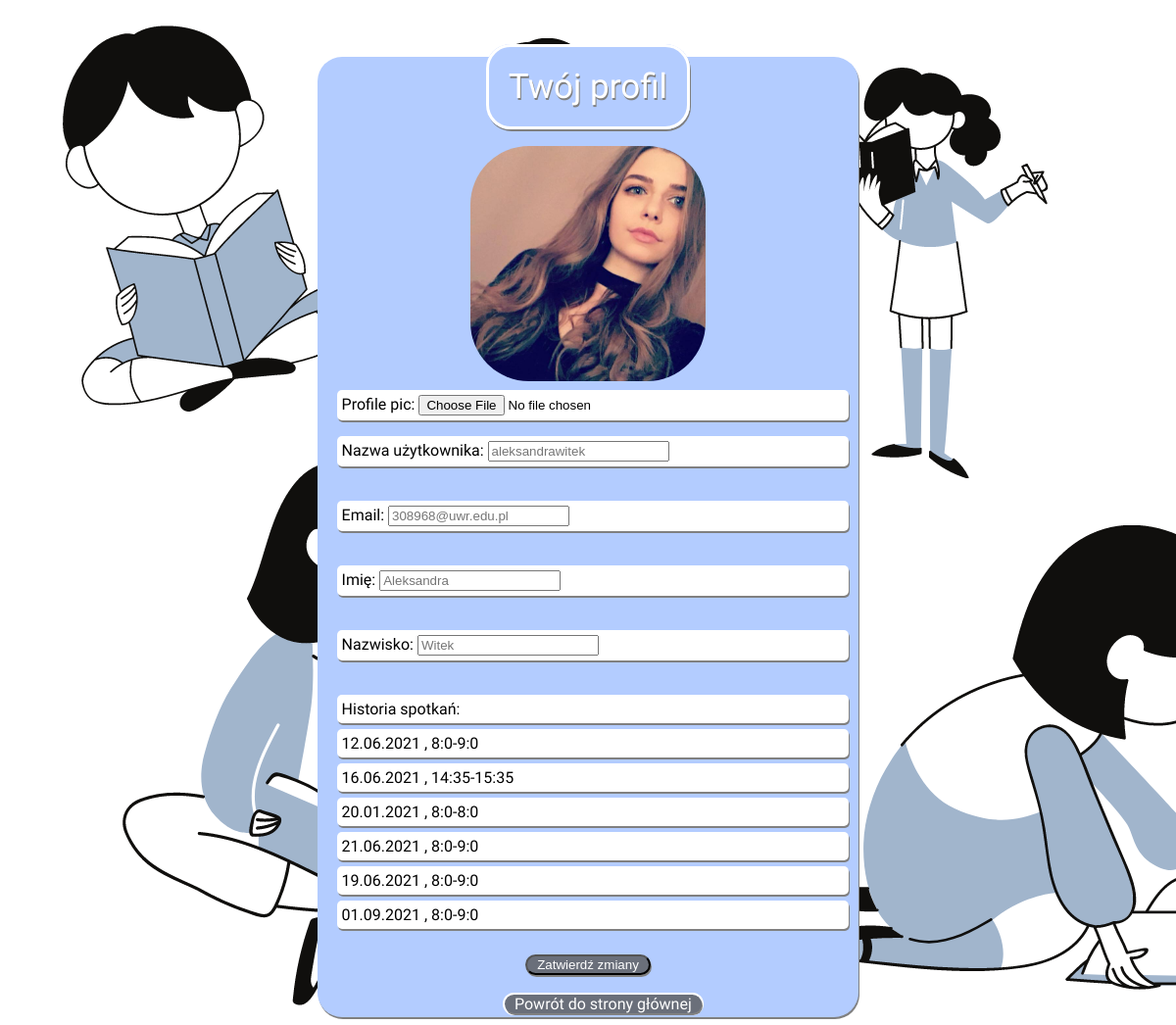
/profile/ (signed in), run on the app's committed database.
### kalendarzapp/models.py (models this page shows, shortened)
class Historie(models.Model):
    user = models.CharField(max_length=50, null = True)
    history = models.TextField(null=True, blank=True)
    profile_pic = models.ImageField(null=True, blank=True)

class Meeting(models.Model):
    day = models.IntegerField(validators =[MinValueValidator(1), MaxValueValidator(31)], null = True)
    month = models.IntegerField(validators = [MinValueValidator(1), MaxValueValidator(12)],null = True)
    year = models.IntegerField(validators = [MinValueValidator(2021)],null = True)
    user = models.CharField(max_length=50, null = True)
    hour_start = models.IntegerField(validators = [MinValueValidator(0), MaxValueValidator(24)],null = True)
    hour_stop = models.IntegerField(validators = [MinValueValidator(0), MaxValueValidator(24)],null = True)
    minute_start = models.IntegerField(validators = [MinValueValidator(0), MaxValueValidator(60)],null = True)
    minute_stop = models.IntegerField(validators = [MinValueValidator(0), MaxValueValidator(60)],null = True)
    comment = models.TextField(null=True, blank=True)

### kalendarzapp/views.py (the view)
# urls.py: path('profile/', views.profile, name = 'profile'),
def profile(request):
    email = request.user.email
    user = request.user.username
    name = request.user.first_name
    lastname = request.user.last_name
    fields = get_user_model()
    profile_fields = fields.objects.all()
    meetings = Meeting.objects.filter(user=user)
    picture = Historie.objects.filter(user=user)
    form = ChangePhoto()
    if request.method == 'POST' :
        if request.POST.get('username') or request.POST.get('email') or request.POST.get('name') or request.POST.get('lastname'):
            if request.POST.get('username') != '':
                profile_fields.update(username = request.POST.get('username'))
            if request.POST.get('email') != '':
                profile_fields.update(email = request.POST.get('email'))
            if request.POST.get('name') != '':
                profile_fields.update(first_name = request.POST.get('name'))
            if request.POST.get('lastname') != '':
                profile_fields.update(last_name = request.POST.get('lastname'))
            email = request.user.email
            user = request.user.username
            name = request.user.first_name
            lastname = request.user.last_name
            messages.info(request, "Poprawnie zmieniono dane")
            return render(request, 'kalendarzapp/profile.html', {'user':user, 'email': email, 'meetings':meetings, 'name':name, 'lastname':lastname, 'picture':picture, 'form':form})
        else:
            messages.info(request, "Niepoprawnie uzupełniono dane")
    else:
        return render(request, 'kalendarzapp/profile.html', {'user':user,'email': email, 'meetings':meetings, 'name':name, 'lastname':lastname, 'picture':picture, 'form':form})

### kalendarzapp/forms.py
class ChangePhoto(ModelForm):
    class Meta:
        model = Historie
        fields = ['profile_pic']

### kalendarzapp/templates/kalendarzapp/profile.html (shortened to what this page needs)
<!DOCTYPE html>
<html lang="pl">
    <head>
    </head>
    <body>
        <center>
            <div id = "profile">
               <h> Twój profil </h>
                   <form method="POST" action="">
                        {% for image in picture %}
                            <img src = "{{ image.profile_pic.url }}">
                        {% endfor %}
                        <center>{{form.as_p}}</center>
                    </form>
                    <form method="POST" action="">
                    <p>
                        Nazwa użytkownika: <input type = "text" name="username" placeholder="{{ user }}">
                    </p>
                    <p>
                        Email: <input type = "text" name="email" placeholder="{{ email }}">
                    </p>
                    <p>
                        Imię: <input type = "text" name="name" placeholder="{{ name }}">
                    </p>
                    <p>
                        Nazwisko: <input type = "text" name="lastname" placeholder="{{ lastname }}">
                    </p>
                    <p id = "history">
                        Historia spotkań:
                        {% for item in meetings %}
                            {% if item.day < 10 %}
                                {% if item.month < 10 %}
                                    <p class = "detail"> 0{{ item.day }}.0{{ item.month }}.{{ item.year }} , {{ item.hour_start }}:{{ item.minute_start }}-{{ item.hour_stop }}:{{ item.minute_stop }}</p>
                                {% else %}
                                    <p class = "detail"> 0{{ item.day }}.{{ item.month }}.{{ item.year }} , {{ item.hour_start }}:{{ item.minute_start }}-{{ item.hour_stop }}:{{ item.minute_stop }}</p>
                                {% endif %}
                            {% else %}
                                {% if item.month < 10 %}
                                    <p class = "detail"> {{ item.day }}.0{{ item.month }}.{{ item.year }} , {{ item.hour_start }}:{{ item.minute_start }}-{{ item.hour_stop }}:{{ item.minute_stop }}</p>
                                {% else %}
                                    <p class = "detail"> {{ item.day }}.{{ item.month }}.{{ item.year }} , {{ item.hour_start }}:{{ item.minute_start }}-{{ item.hour_stop }}:{{ item.minute_stop }}</p>
                                {% endif %}
                            {% endif %}
                        {% endfor %}
                    <center><button type = "submit" value= "Zatwierdź" id = 'addnew'>Zatwierdź zmiany</button></center>
                    <center><a href=http://localhost:8000> Powrót do strony głównej </a></center>
                </form>
            </div>
        </center>
    </body>
</html>

### kalendarzapp/templates/kalendarzapp/profile.html (style rules this page uses)
body { background-image: url("../../static/glowna_tlo.png"); padding-top: 50px; font-family: 'Buenard', sans-serif; position: relative; }
div { width: 45%; background-color: #b3ccff; border-radius: 25px; padding: 10px; box-shadow: 1px 2px grey; }
div h { font-size: 35px; border:solid white; border-radius: 25px; padding: 20px; background-color: #b3ccff; color: white; text-shadow: 1px 2px grey; box-shadow: 1px 2px grey; }
div p { text-align: left; margin-left: 10px; margin-top: 35px; border-radius: 5px 5px 5px 5px; text-align: left; box-shadow: 1px 2px grey; background-color: white; padding: 5px; }
div p:first-of-type { margin-top: 5px; }
a { background-color: #6a6f7a; color: white; border-radius: 25px; padding-left: 10px; padding-right: 10px; text-decoration: none; box-shadow: 1px 2px grey, 0px 0px 0px 2px white; position: absolute; margin-left: -85px; margin-top: 20px; }
#addnew { background-color: #6a6f7a; color: white; border-radius: 25px; padding-left: 10px; padding-right: 10px; box-shadow: 1px 2px grey; margin-top:10px; }
.detail { text-align: left; margin-left: 10px; border-radius: 5px 5px 5px 5px; text-align: left; box-shadow: 1px 2px grey; background-color: white; padding: 5px; margin-top: -10px; }
#profile { height: 750px; }
img { width: 45%;; border-radius: 25%; margin-top: 40px; }

### data on the page
Historie: profile_pic (picture)
Meeting: day "12", month "6", year "2021", hour_start "8", minute_start "0", hour_stop "9", minute_stop "0"
Meeting: day "16", month "6", year "2021", hour_start "14", minute_start "35", hour_stop "15", minute_stop "35"
Meeting: day "20", month "1", year "2021", hour_start "8", minute_start "0", hour_stop "8", minute_stop "0"
Meeting: day "21", month "6", year "2021", hour_start "8", minute_start "0", hour_stop "9", minute_stop "0"
Meeting: day "19", month "6", year "2021", hour_start "8", minute_start "0", hour_stop "9", minute_stop "0"
Meeting: day "1", month "9", year "2021", hour_start "8", minute_start "0", hour_stop "9", minute_stop "0"
